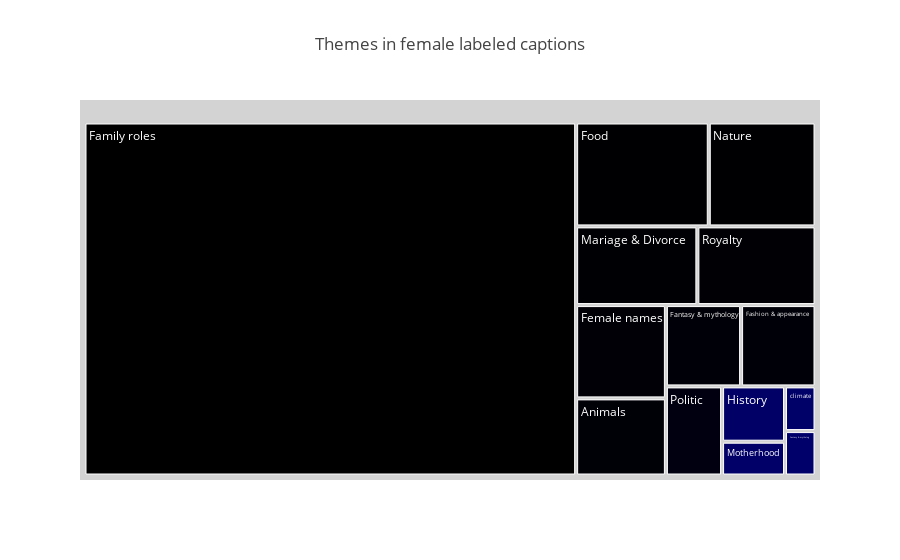

The cell this chart's notebook holds for it:
### Code cell
plot_topic(df_topics_female, gender='female')

### Figure 1 — Plotly figure (JSON) as saved in the notebook; plotly's stock layout.template omitted (floating-point values rounded to 4 significant figures)
{"data": [{"customdata": [[64.15], [5.093], [4.098], [3.526], [3.435], [3.095], [2.559], [2.26], [2.236], [1.85], [1.287], [0.7865], [0.5033], [0.5003]], "domain": {"x": [0, 1], "y": [0, 1]}, "hovertemplate": "<b>%{label}</b><br>Count: %{value}<br>Percent: %{customdata[0]:.2f}%<extra></extra>", "labels": ["Family roles", "Food", "Nature", "Mariage & Divorce", "Royalty", "Female names", "Animals", "Fantasy & mythology", "Fashion & appearance", "Politic", "History", "Motherhood", "climate", "Fantasy & mytholog"], "name": "", "parents": ["", "", "", "", "", "", "", "", "", "", "", "", "", ""], "root": {"color": "lightgrey"}, "type": "treemap", "values": [21286, 1690, 1360, 1170, 1140, 1027, 849, 750, 742, 614, 427, 261, 167, 166]}], "layout": {"legend": {"tracegroupgap": 0}, "title": {"text": "Themes in female labeled captions"}}}
